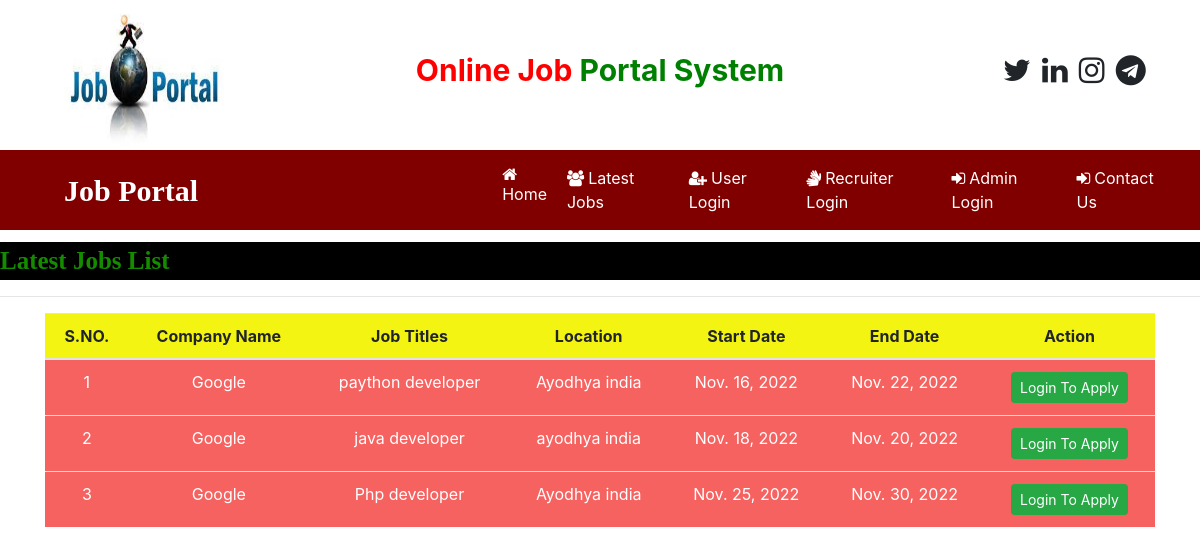
The page /latest_jobs on the database its author committed.
### job/models.py (models this page shows, shortened)
class Job(models.Model):
    recruiter = models.ForeignKey(Recruiter,on_delete=models.CASCADE)
    start_date = models.DateField()
    end_date = models.DateField()
    title = models.CharField(max_length=100)
    salary = models.FloatField(max_length=20)
    image = models.FileField()
    description = models.CharField(max_length=300)
    experience = models.CharField(max_length=50)
    location = models.CharField(max_length=100)
    skills = models.CharField(max_length=100)
    creationdate = models.DateField()

class Recruiter(models.Model):
    user = models.ForeignKey(User,on_delete=models.CASCADE)
    mobile = models.CharField(max_length=150,null=True)
    image = models.FileField(null=True)
    gender = models.CharField(max_length=250,null=True)
    company = models.CharField(max_length=250,null=True)
    type = models.CharField(max_length=130,null=True)
    status = models.CharField(max_length=130,null=True)

### job/views.py (the view)
# urls.py: path('latest_jobs',  latest_jobs,  name="latest_jobs"),
def latest_jobs(request):
    job = Job.objects.all().order_by('start_date')
    d = {'job':job}
    return render(request,'latest_jobs.html',d)

### job/templates/latest_jobs.html (shortened to what this page needs)
{% load static %}
{% block body %}
{% include 'navigation.html' %}
<marquee style="font-family : 'Monotype Corsiva'; font-size:25px ; color : rgb(21, 139, 0) ; background-color : black ;font-weight: bold ; margin-top : 1%">
    Latest Jobs List
</marquee>
 <hr>
<div class="container">
<table class="table table-hover" id="example">
    <thead>
        <tr style="background-color: rgb(244, 244, 19) ">
            <th>S.NO.</th>
            <th>Company Name</th>
            <th>Job Titles</th>
            <th>Location</th>
            <th>Start Date</th>
            <th>End Date</th>
            <th>Action</th>
        </tr>
    </thead>
    <tbody>
    {% for i in job %}
    <tr style="background-color: #f66260  ;color: white;">
        <td>{{forloop.counter}}</td>
        <td>{{i.recruiter.company}}</td>
        <td>{{i.title}}</td>
        <td>{{i.location}}</td>
        <td>{{i.start_date}}</td>
        <td>{{i.end_date}}</td>
        <td><a href="{% url 'user_login'%}" class="btn btn-success btn-sm" >Login To Apply</a></td>
    </tr>
    {% endfor %}
    </tbody>
</table>
</div>
{% endblock %}

### job/templates/latest_jobs.html (style rules this page uses)
tr { text-align: center; }

### rows shown on the page
Job: recruiter.company "Google", title "paython developer", location "Ayodhya india", start_date "Nov. 16, 2022", end_date "Nov. 22, 2022"
Job: recruiter.company "Google", title "java developer", location "ayodhya india", start_date "Nov. 18, 2022", end_date "Nov. 20, 2022"
Job: recruiter.company "Google", title "Php developer", location "Ayodhya india", start_date "Nov. 25, 2022", end_date "Nov. 30, 2022"
